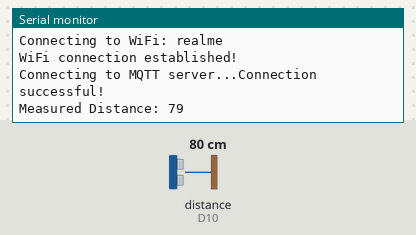
The sketch below on a simulated Arduino MKR. On the bench: the last lines printed to the serial monitor. Wiring (inferred from the names in the program): ultrasonic range finder: trigger D9; echo D10. Inputs (shaded band) come from the test bench; at power-on: distance to the obstacle (sensor on D10) 80 cm. The echo pulse lasts 58.3 µs per cm; WiFi joins after 1.5 s; servers stay silent unless stated; no MQTT or app messages arrive unless stated.

Above: at 2.7 s.
2.8 s: distance to the obstacle (sensor on D10) set to 23 cm
At 4.0 s:
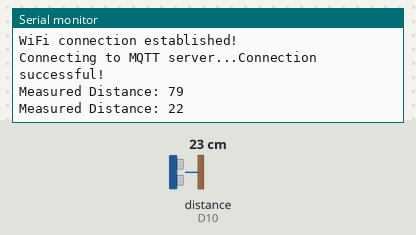
5.5 s: distance to the obstacle (sensor on D10) set to 19 cm
At 6.8 s:
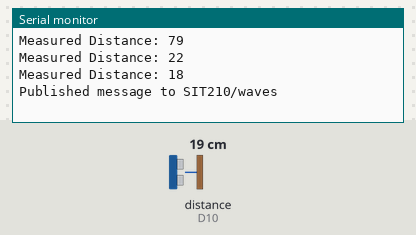
9.0 s: distance to the obstacle (sensor on D10) set to 17 cm
At 10.1 s:
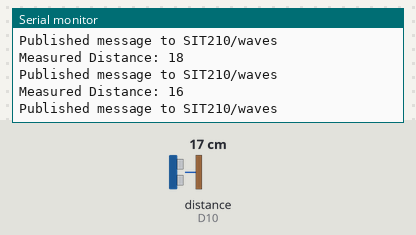
11.7 s: distance to the obstacle (sensor on D10) set to 14 cm
At 14.5 s:
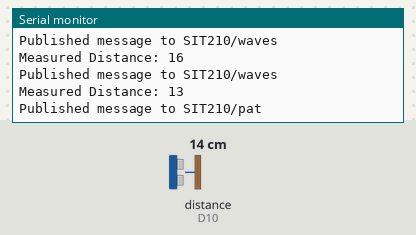
Timing chart, 0 to 16.0 s (numbered marks = the images above; inputs shaded):
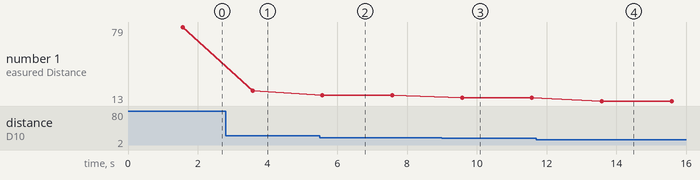

Measured:
- the behaviour switches between 21 and 20 cm on distance to the obstacle (sensor on D10) (found by bisection; images 1 and 2)
- the behaviour switches between 16 and 15 cm on distance to the obstacle (sensor on D10) (found by bisection; images 3 and 4)
- after the input at 2.8 s, the serial monitor: prints a new line after 0.77 s (image 1)
- after the input at 5.5 s, the serial monitor: prints a new line after 0.07 s (image 2)
- after the input at 9.0 s, the serial monitor: prints a new line after 0.58 s (image 3)
- after the input at 11.7 s, the serial monitor: prints a new line after 1.9 s (image 4)
- plotted number 1: 79 → 22 after the input at 2.8 s, 22 → 18 after the input at 5.5 s, 18 → 16 after the input at 9.0 s, 16 → 13 after the input at 11.7 s

The sketch:

Publisher.ino
```cpp
//PUBLISHER

#include <WiFiNINA.h>
#include <PubSubClient.h>

// WiFi and MQTT Broker Configuration
const char* WIFI_SSID = "realme";
const char* WIFI_PASS = "12345678";
const char* MQTT_BROKER = "broker.emqx.io";
const int MQTT_PORT = 1883;
const char* TOPIC_WAVE = "SIT210/waves";
const char* TOPIC_PAT = "SIT210/pat";

// Ultrasonic Sensor Pin Definitions
const int TRIG_PIN = 9;
const int ECHO_PIN = 10;

// WiFi and MQTT Client Instances
WiFiClient netClient;
PubSubClient mqttClient(netClient);

// Function Declarations
void initializeWiFi();
void ensureMQTTConnection();
long measureDistance();
void sendMQTTMessage(const char* topic, const char* message);
void evaluateAndSend();

void setup() {
  Serial.begin(115200);
  initializeWiFi();
  mqttClient.setServer(MQTT_BROKER, MQTT_PORT);

  pinMode(TRIG_PIN, OUTPUT);
  pinMode(ECHO_PIN, INPUT);
}

void loop() {
  if (!mqttClient.connected()) {
    ensureMQTTConnection();
  }
  mqttClient.loop();
  evaluateAndSend();
  delay(2000);  // Evaluation every 2 seconds
}

void initializeWiFi() {
  delay(10);
  Serial.println();
  Serial.print("Connecting to WiFi: ");
  Serial.println(WIFI_SSID);
  WiFi.begin(WIFI_SSID, WIFI_PASS);
  while (WiFi.status() != WL_CONNECTED) {
    delay(500);
    Serial.print(".");
  }
  Serial.println("\nWiFi connection established!");
}

void ensureMQTTConnection() {
  while (!mqttClient.connected()) {
    Serial.print("Connecting to MQTT server...");
    if (mqttClient.connect("ESP32_Device_Publisher")) {
      Serial.println("Connection successful!");
    } else {
      Serial.print("Connection failed, rc=");
      Serial.print(mqttClient.state());
      delay(2000);
    }
  }
}

long measureDistance() {
  digitalWrite(TRIG_PIN, LOW);
  delayMicroseconds(2);
  digitalWrite(TRIG_PIN, HIGH);
  delayMicroseconds(10);
  digitalWrite(TRIG_PIN, LOW);

  long pulseDuration = pulseIn(ECHO_PIN, HIGH);
  long distanceCm = pulseDuration * 0.034 / 2;
  return distanceCm;
}

void sendMQTTMessage(const char* topic, const char* message) {
  if (!mqttClient.connected()) {
    ensureMQTTConnection();
  }
  mqttClient.loop();
  mqttClient.publish(topic, message);
  Serial.print("Published message to ");
  Serial.println(topic);
}

void evaluateAndSend() {
  long distance = measureDistance();
  Serial.print("Measured Distance: ");
  Serial.println(distance);

  if (distance < 15) {  // "Pat" condition
    sendMQTTMessage(TOPIC_PAT, "pat from Upnit");
  } else if (distance < 20) {  // "Wave" condition
    sendMQTTMessage(TOPIC_WAVE, "wave from Upnit");
  }
}
```
